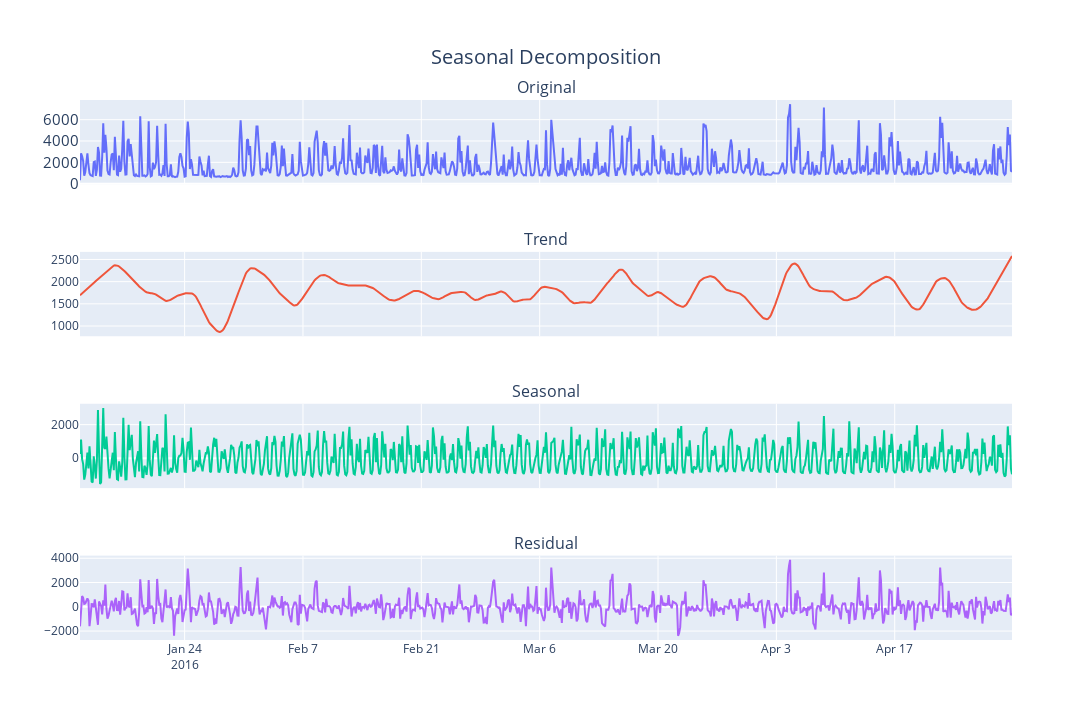

Source (notebook cell):
### Code cell
decomposition_plot(ts_index=train.index, 
                   observed=decomp_result_slt.observed, 
                   seasonal=decomp_result_slt.seasonal, 
                   trend=decomp_result_slt.trend, 
                   resid=decomp_result_slt.resid)

### Figure 1 — Plotly figure (JSON) as saved in the notebook; plotly's stock layout.template omitted (floating-point values rounded to 4 significant figures; data arrays with more than 128 entries replaced by an {"elided": "..."} marker saying what was removed)
{"data": [{"name": "Original", "type": "scatter", "x": {"elided": "883 str values"}, "xaxis": "x", "y": {"elided": "883 int values"}, "yaxis": "y"}, {"name": "Trend", "type": "scatter", "x": {"elided": "883 str values"}, "xaxis": "x2", "y": {"elided": "883 float values"}, "yaxis": "y2"}, {"name": "Seasonal", "type": "scatter", "x": {"elided": "883 str values"}, "xaxis": "x3", "y": {"elided": "883 float values"}, "yaxis": "y3"}, {"name": "Residual", "type": "scatter", "x": {"elided": "883 str values"}, "xaxis": "x4", "y": {"elided": "883 float values"}, "yaxis": "y4"}], "layout": {"annotations": [{"font": {"size": 16}, "showarrow": false, "text": "Original", "x": 0.5, "xanchor": "center", "xref": "paper", "y": 1, "yanchor": "bottom", "yref": "paper"}, {"font": {"size": 16}, "showarrow": false, "text": "Trend", "x": 0.5, "xanchor": "center", "xref": "paper", "y": 0.7188, "yanchor": "bottom", "yref": "paper"}, {"font": {"size": 16}, "showarrow": false, "text": "Seasonal", "x": 0.5, "xanchor": "center", "xref": "paper", "y": 0.4375, "yanchor": "bottom", "yref": "paper"}, {"font": {"size": 16}, "showarrow": false, "text": "Residual", "x": 0.5, "xanchor": "center", "xref": "paper", "y": 0.1562, "yanchor": "bottom", "yref": "paper"}], "autosize": false, "height": 720, "legend": {"font": {"size": 15}, "orientation": "h", "title": {}, "x": 1, "xanchor": "right", "y": 0.98, "yanchor": "bottom"}, "showlegend": false, "title": {"font": {"size": 20}, "text": "Seasonal Decomposition", "x": 0.5, "xanchor": "center", "yanchor": "top"}, "width": 1200, "xaxis": {"anchor": "y", "domain": [0, 1], "matches": "x4", "showticklabels": false, "tickfont": {"size": 15}, "title": {"font": {"size": 15}}}, "xaxis2": {"anchor": "y2", "domain": [0, 1], "matches": "x4", "showticklabels": false}, "xaxis3": {"anchor": "y3", "domain": [0, 1], "matches": "x4", "showticklabels": false}, "xaxis4": {"anchor": "y4", "domain": [0, 1]}, "yaxis": {"anchor": "x", "domain": [0.8438, 1], "tickfont": {"size": 15}, "title": {"font": {"size": 15}}}, "yaxis2": {"anchor": "x2", "domain": [0.5625, 0.7188]}, "yaxis3": {"anchor": "x3", "domain": [0.2812, 0.4375]}, "yaxis4": {"anchor": "x4", "domain": [0, 0.1562]}}}
